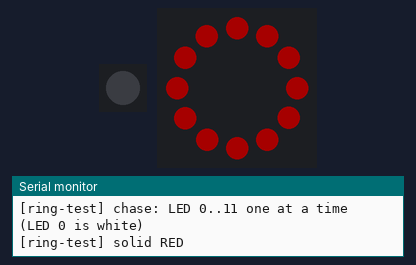
Bench run of a sketch on a simulated ESP32-C3. Parts: 1 RGB LEDs in strip order, left to right, 12 RGB LEDs in a ring, first at the top, clockwise, the last lines printed to the serial monitor. Dim RGB values are drawn brighter than linear; the strip is taken to match the declared colour order.

Above: at 2.5 s.
At 4.1 s:
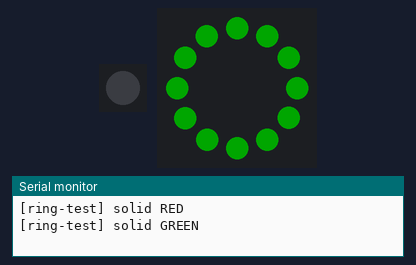
At 5.7 s:
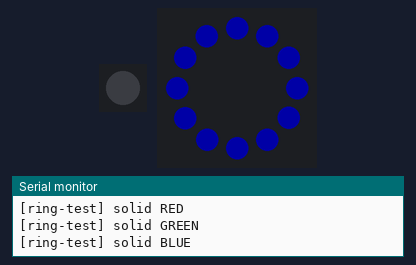
At 7.3 s:
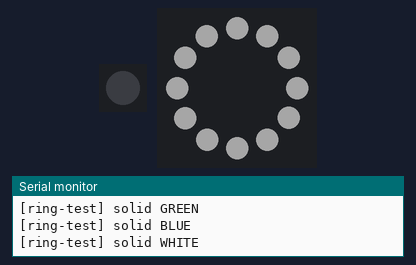
Timing chart, 0 to 38.9 s (numbered marks = the images above):
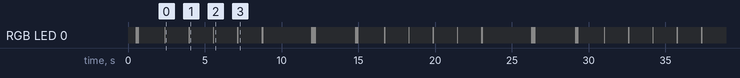

The sketch:

ring_test.ino
```cpp
// Ring test for the Talon controller (ESP32-C3-Zero + 12-LED WS2812B ring).
// Checks the 3 ring joints, the data line, colour order and brightness range
// before any real firmware exists. Wiring: ring 5V -> 5V, GND -> GND,
// DIN -> GPIO0. Needs the "Adafruit NeoPixel" library.
//
// The board's own RGB LED (GPIO10) blinks dim white once per step, so
// "board alive but ring dark" points at the ring wiring, not the board.

#include <Adafruit_NeoPixel.h>

const int RING_PIN = 0;
const int RING_COUNT = 12;
const int ONBOARD_PIN = 10;

// 40/255 keeps 12 LEDs at full white near 110 mA: fine on USB, easy on eyes.
const uint8_t MAX_BRIGHT = 40;

Adafruit_NeoPixel ring(RING_COUNT, RING_PIN, NEO_GRB + NEO_KHZ800);
Adafruit_NeoPixel onboard(1, ONBOARD_PIN, NEO_RGB + NEO_KHZ800);

void step(const char *name) {
  Serial.printf("[ring-test] %s\n", name);
  onboard.setPixelColor(0, onboard.Color(10, 10, 10));
  onboard.show();
  delay(80);
  onboard.clear();
  onboard.show();
}

void fill(uint8_t r, uint8_t g, uint8_t b, const char *name) {
  step(name);
  ring.fill(ring.Color(r, g, b));
  ring.show();
  delay(1500);
}

void setup() {
  Serial.begin(115200);
  onboard.begin();
  ring.begin();
  ring.setBrightness(MAX_BRIGHT);
  ring.clear();
  ring.show();
  delay(500);
  Serial.println("[ring-test] start");
}

void loop() {
  // 1. Chase: one LED at a time, LED 0 first. Every LED must light, in order.
  step("chase: LED 0..11 one at a time (LED 0 is white)");
  for (int i = 0; i < RING_COUNT; i++) {
    ring.clear();
    ring.setPixelColor(i, i == 0 ? ring.Color(255, 255, 255) : ring.Color(255, 80, 0));
    ring.show();
    delay(150);
  }

  // 2. Colour order: if "red" shows green, the colour order is wrong (tell Claude).
  fill(255, 0, 0, "solid RED");
  fill(0, 255, 0, "solid GREEN");
  fill(0, 0, 255, "solid BLUE");
  fill(255, 255, 255, "solid WHITE");

  // 3. Brightness: dimmest up to the cap and back, in blue.
  // setBrightness() is lossy on stored pixels, so refill before every show.
  step("fade: dimmest -> cap -> dimmest");
  const int floorB = 2;
  for (int b = floorB; b <= MAX_BRIGHT; b++) { ring.setBrightness(b); ring.fill(ring.Color(0, 0, 255)); ring.show(); delay(40); }
  for (int b = MAX_BRIGHT; b >= floorB; b--) { ring.setBrightness(b); ring.fill(ring.Color(0, 0, 255)); ring.show(); delay(40); }
  ring.setBrightness(MAX_BRIGHT);

  // 4. Rainbow spin: smooth data stream; flicker here hints at the 3.3 V data level.
  step("rainbow spin (watch for flicker)");
  for (int t = 0; t < 256 * 2; t += 4) {
    for (int i = 0; i < RING_COUNT; i++) {
      ring.setPixelColor(i, ring.gamma32(ring.ColorHSV((t * 256) + i * 65536L / RING_COUNT)));
    }
    ring.show();
    delay(15);
  }

  ring.clear();
  ring.show();
  delay(800);
}
```

Measured:
- by itself, RGB LED 0: repeats every 14.3 s: off 1.7 s, 4 × (RGB(10, 10, 10) 0.08 s, off 1.5 s), RGB(10, 10, 10) 0.12 s, off 3.1 s, RGB(10, 10, 10) 0.31 s, off 2.5 s, RGB(10, 10, 10) 0.23 s
- by itself, everything shown: repeats every 14.3 s, in 55 steps
- what the display in image 0 shows lasts 1.5 s, from 2.5 s to 4.0 s
